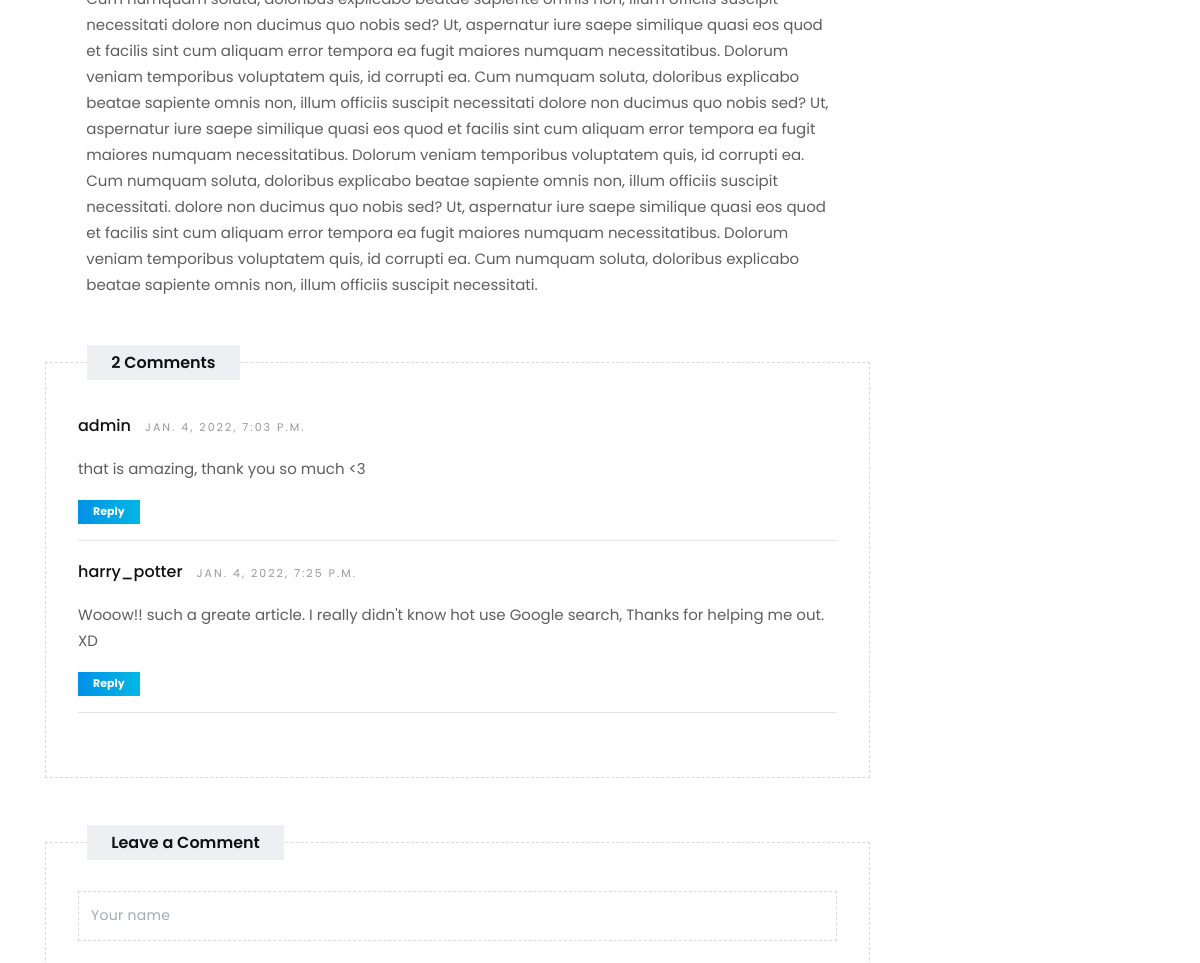
Before: /posts/how-to-use-google (middle part) with the older database file.
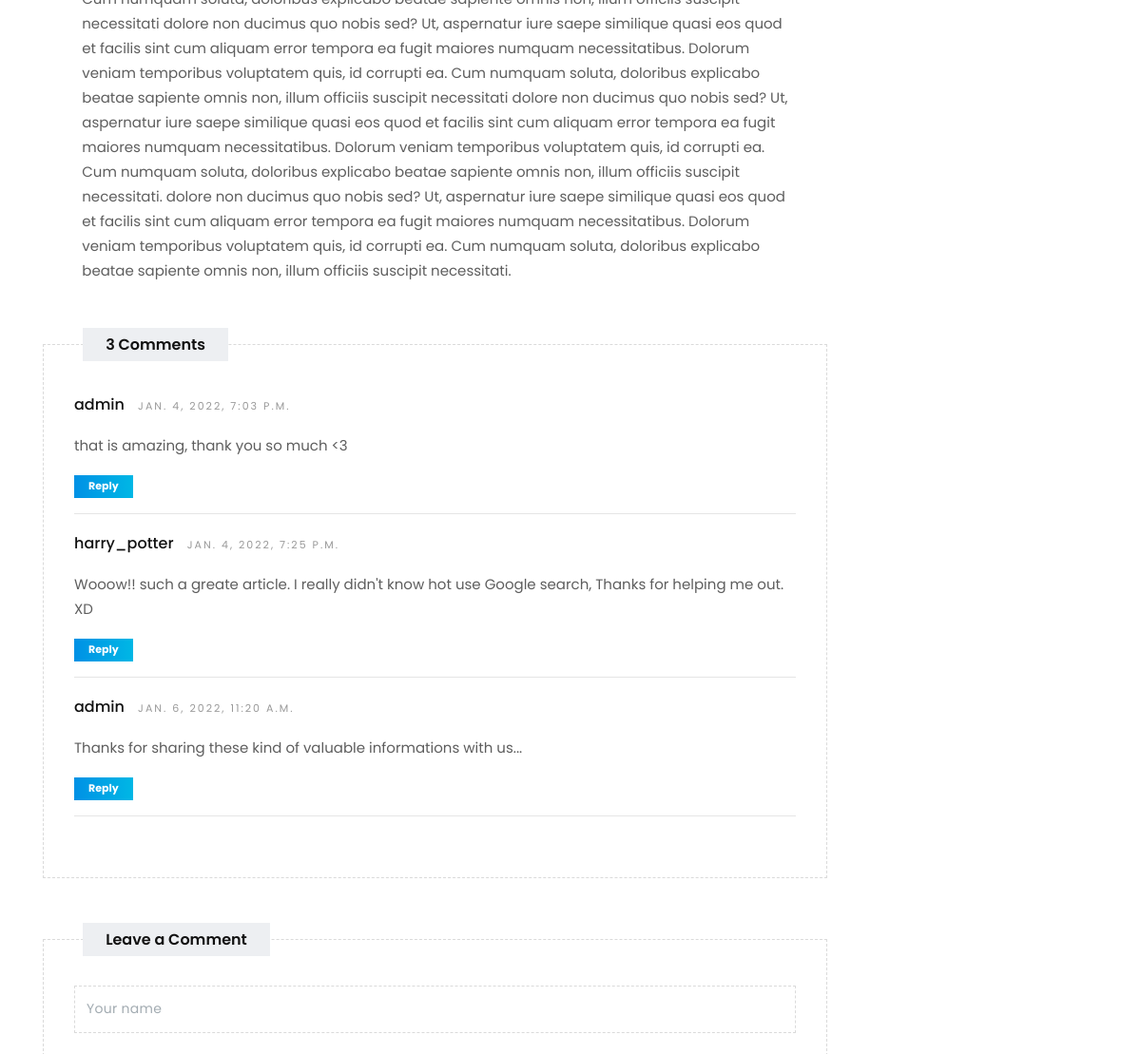
After: the same page with the newer database file.
### my_blog/models.py (models this page shows, shortened)
class Comment(models.Model):
    post = models.ForeignKey(Post, on_delete=models.CASCADE, related_name="comments")
    author = models.ForeignKey(User, on_delete=models.CASCADE, related_name="comments", null=True)
    content = models.TextField(null=True)   # content = Text Editor
    date = models.DateTimeField(auto_now=True, null=True)
    active = models.BooleanField(default=False)

### my_blog/views.py (the view)
# urls.py: path("posts/<slug:slug>", views.post_detail, name='post_detail')
def post_detail(request, slug):
    post = get_object_or_404(Post, slug=slug)
    comments = post.comments.filter(active=True)
    return render(request, 'my_blog/post_detail.html', context={
        'post':post,
        'comments':comments,
    })

### my_blog/context_processors.py (called while the page is built)
def add_variable_to_base(request):
    posts = Post.objects.all().order_by("-views")[:5]
    return {
        'posts': posts
    }

### my_blog/templates/my_blog/post_detail.html (shortened to what this page needs)
{% extends 'my_blog/base.html' %}
{% load static %}
{% block content %}
    <section class="section single-wrapper">
        <div class="container">
            <div class="row">
                <div class="col-lg-9 col-md-12 col-sm-12 col-xs-12">
                    <div class="page-wrapper">
                        <div class="blog-content">
                            <div class="pp">
                                <p>{{post.content}}</p>
                            </div>
                        </div>
                        <div class="custombox clearfix">
                            {% if comments|length > 1 %}
                                <h4 class="small-title">{{comments|length}} Comments</h4>
                            {% else %}
                                <h4 class="small-title">{{comments|length}} Comment</h4>
                            {% endif %}
                            <div class="row">
                                <div class="col-lg-12">
                                    <div class="comments-list">
                                        {% for comment in comments %}
                                            <div class="media-body">
                                                <h4 class="media-heading user_name">{{comment.author}} <small>{{comment.date}}</small></h4>
                                                <p>{{comment.content}}</p>
                                                <a href="#" class="btn btn-primary btn-sm">Reply</a>
                                                <hr>
                                            </div>
                                        {% endfor %}
                                        </div>
                                    </div>
                                </div>
                            </div>
                        </div>
                        <div class="custombox clearfix">
                            <h4 class="small-title">Leave a Comment</h4>
                            <div class="row">
                                <div class="col-lg-12">
                                    <form class="form-wrapper">
                                        <input type="text" class="form-control" placeholder="Your name">
                                    </form>
                                </div>
                            </div>
                        </div>
                    </div>
                </div>
            </div>
    </section>
{% endblock content %}

Changed rows visible on the page:
added Comment: author "admin", date "JAN. 6, 2022, 11:20 A.M.", content "Thanks for sharing these kind of valuable informations with us..."
Other visible differences:
{{ comments|length }}: "2" → "3"
